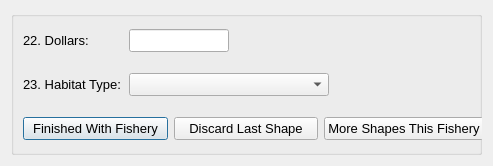
<ui version="4.0" >
 <author>Aaron Racicot</author>
 <class>NextPolygon</class>
 <widget class="QDialog" name="NextPolygon" >
  <property name="geometry" >
   <rect>
    <x>0</x>
    <y>0</y>
    <width>493</width>
    <height>166</height>
   </rect>
  </property>
  <property name="windowTitle" >
   <string>OpenOceanMap - Next Polygon</string>
  </property>
  <layout class="QHBoxLayout" >
   <item>
    <widget class="QGroupBox" name="groupBox" >
     <property name="title" >
      <string/>
     </property>
     <widget class="QWidget" name="layoutWidget" >
      <property name="geometry" >
       <rect>
        <x>12</x>
        <y>3</y>
        <width>461</width>
        <height>141</height>
       </rect>
      </property>
      <layout class="QVBoxLayout" name="verticalLayout" >
       <item>
        <layout class="QHBoxLayout" >
         <item>
          <widget class="QLabel" name="label_1" >
           <property name="minimumSize" >
            <size>
             <width>100</width>
             <height>0</height>
            </size>
           </property>
           <property name="maximumSize" >
            <size>
             <width>100</width>
             <height>16777215</height>
            </size>
           </property>
           <property name="font" >
            <font>
             <pointsize>10</pointsize>
            </font>
           </property>
           <property name="text" >
            <string>22. Dollars:</string>
           </property>
          </widget>
         </item>
         <item>
          <widget class="QLineEdit" name="line_1" >
           <property name="enabled" >
            <bool>true</bool>
           </property>
           <property name="minimumSize" >
            <size>
             <width>100</width>
             <height>0</height>
            </size>
           </property>
           <property name="maximumSize" >
            <size>
             <width>100</width>
             <height>16777215</height>
            </size>
           </property>
           <property name="font" >
            <font>
             <pointsize>10</pointsize>
            </font>
           </property>
           <property name="text" >
            <string/>
           </property>
          </widget>
         </item>
         <item>
          <widget class="QLabel" name="pl_label" >
           <property name="minimumSize" >
            <size>
             <width>50</width>
             <height>0</height>
            </size>
           </property>
           <property name="maximumSize" >
            <size>
             <width>50</width>
             <height>16777215</height>
            </size>
           </property>
           <property name="text" >
            <string/>
           </property>
          </widget>
         </item>
         <item>
          <spacer name="horizontalSpacer" >
           <property name="orientation" >
            <enum>Qt::Horizontal</enum>
           </property>
           <property name="sizeHint" stdset="0" >
            <size>
             <width>40</width>
             <height>20</height>
            </size>
           </property>
          </spacer>
         </item>
        </layout>
       </item>
       <item>
        <layout class="QHBoxLayout" name="horizontalLayout" >
         <property name="bottomMargin" >
          <number>0</number>
         </property>
         <item>
          <widget class="QLabel" name="habitat_combo_label" >
           <property name="minimumSize" >
            <size>
             <width>100</width>
             <height>0</height>
            </size>
           </property>
           <property name="maximumSize" >
            <size>
             <width>100</width>
             <height>16777215</height>
            </size>
           </property>
           <property name="font" >
            <font>
             <pointsize>10</pointsize>
            </font>
           </property>
           <property name="text" >
            <string>23. Habitat Type:</string>
           </property>
          </widget>
         </item>
         <item>
          <widget class="QComboBox" name="habitat_combo" >
           <property name="minimumSize" >
            <size>
             <width>200</width>
             <height>0</height>
            </size>
           </property>
           <property name="maximumSize" >
            <size>
             <width>200</width>
             <height>16777215</height>
            </size>
           </property>
           <property name="font" >
            <font>
             <pointsize>10</pointsize>
            </font>
           </property>
           <item>
            <property name="text" >
             <string/>
            </property>
           </item>
           <item>
            <property name="text" >
             <string>Coral Bottom</string>
            </property>
           </item>
           <item>
            <property name="text" >
             <string>Hard Bottom</string>
            </property>
           </item>
           <item>
            <property name="text" >
             <string>Seagrass</string>
            </property>
           </item>
           <item>
            <property name="text" >
             <string>Rubble Bottom</string>
            </property>
           </item>
           <item>
            <property name="text" >
             <string>Sandy Bottom</string>
            </property>
           </item>
           <item>
            <property name="text" >
             <string>Muddy Bottom</string>
            </property>
           </item>
           <item>
            <property name="text" >
             <string>Unknown</string>
            </property>
           </item>
          </widget>
         </item>
         <item>
          <spacer name="horizontalSpacer_2" >
           <property name="orientation" >
            <enum>Qt::Horizontal</enum>
           </property>
           <property name="sizeHint" stdset="0" >
            <size>
             <width>40</width>
             <height>20</height>
            </size>
           </property>
          </spacer>
         </item>
        </layout>
       </item>
       <item>
        <widget class="QWidget" native="1" name="widget" >
         <layout class="QHBoxLayout" >
          <property name="margin" >
           <number>0</number>
          </property>
          <item>
           <widget class="QPushButton" name="pbnShapeFinished" >
            <property name="font" >
             <font>
              <pointsize>10</pointsize>
             </font>
            </property>
            <property name="text" >
             <string>Finished With Fishery</string>
            </property>
           </widget>
          </item>
          <item>
           <widget class="QPushButton" name="pbnShapeDiscard" >
            <property name="font" >
             <font>
              <pointsize>10</pointsize>
             </font>
            </property>
            <property name="text" >
             <string>Discard Last Shape</string>
            </property>
           </widget>
          </item>
          <item>
           <widget class="QPushButton" name="pbnMoreShapes" >
            <property name="font" >
             <font>
              <pointsize>10</pointsize>
             </font>
            </property>
            <property name="text" >
             <string>More Shapes This Fishery</string>
            </property>
           </widget>
          </item>
         </layout>
        </widget>
       </item>
      </layout>
     </widget>
    </widget>
   </item>
  </layout>
 </widget>
 <tabstops>
  <tabstop>line_1</tabstop>
  <tabstop>habitat_combo</tabstop>
  <tabstop>pbnMoreShapes</tabstop>
  <tabstop>pbnShapeDiscard</tabstop>
  <tabstop>pbnShapeFinished</tabstop>
 </tabstops>
 <resources/>
 <connections/>
</ui>
